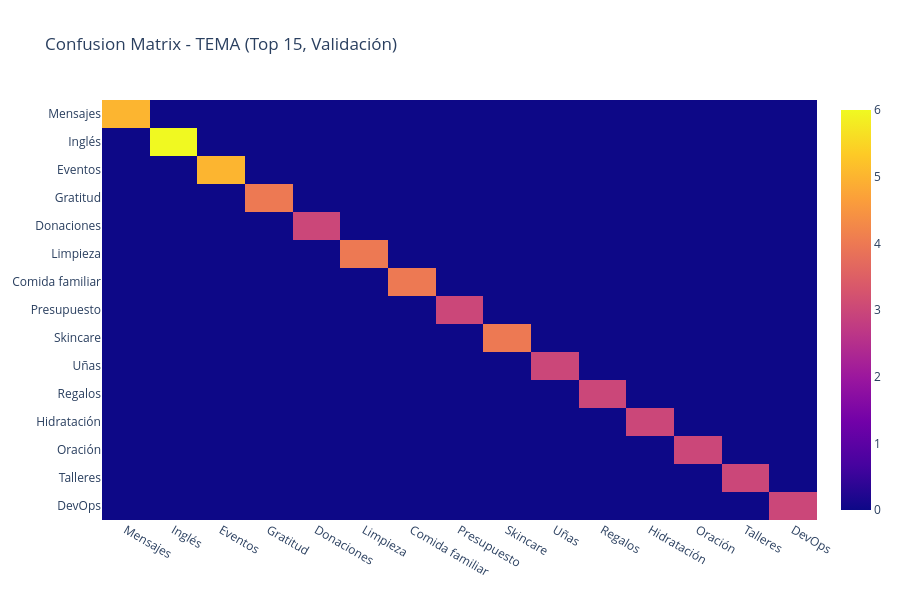

The notebook cell this image was saved under:
### Code cell
top15 = y_tema_val.value_counts().head(15).index.tolist()
mask = y_tema_val.isin(top15)

labels = top15
cm = confusion_matrix(y_tema_val[mask], y_val_pred_tema[mask], labels=labels)

fig = px.imshow(cm, x=labels, y=labels, aspect="auto",
                title="Confusion Matrix - TEMA (Top 15, Validación)")
fig.update_layout(height=600)
fig.show()

### Figure 1 — Plotly figure (JSON) as saved in the notebook; plotly's stock layout.template omitted (floating-point values rounded to 4 significant figures; data arrays with more than 128 entries replaced by an {"elided": "..."} marker saying what was removed)
{"data": [{"coloraxis": "coloraxis", "hovertemplate": "x: %{x}<br>y: %{y}<br>color: %{z}<extra></extra>", "name": "0", "type": "heatmap", "x": ["Mensajes", "Inglés", "Eventos", "Gratitud", "Donaciones", "Limpieza", "Comida familiar", "Presupuesto", "Skincare", "Uñas", "Regalos", "Hidratación", "Oración", "Talleres", "DevOps"], "xaxis": "x", "y": ["Mensajes", "Inglés", "Eventos", "Gratitud", "Donaciones", "Limpieza", "Comida familiar", "Presupuesto", "Skincare", "Uñas", "Regalos", "Hidratación", "Oración", "Talleres", "DevOps"], "yaxis": "y", "z": {"elided": "15x15 int values"}}], "layout": {"coloraxis": {"colorscale": [[0, "#0d0887"], [0.1111, "#46039f"], [0.2222, "#7201a8"], [0.3333, "#9c179e"], [0.4444, "#bd3786"], [0.5556, "#d8576b"], [0.6667, "#ed7953"], [0.7778, "#fb9f3a"], [0.8889, "#fdca26"], [1, "#f0f921"]]}, "height": 600, "title": {"text": "Confusion Matrix - TEMA (Top 15, Validación)"}, "xaxis": {"anchor": "y", "domain": [0, 1]}, "yaxis": {"anchor": "x", "autorange": "reversed", "domain": [0, 1]}}}
